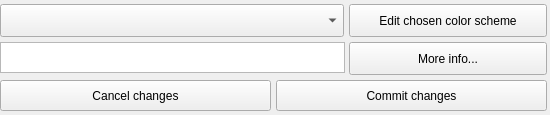
<?xml version="1.0" encoding="UTF-8"?>
<ui version="4.0">
 <class>Form</class>
 <widget class="QWidget" name="Form">
  <property name="geometry">
   <rect>
    <x>0</x>
    <y>0</y>
    <width>550</width>
    <height>115</height>
   </rect>
  </property>
  <property name="windowTitle">
   <string>Settings</string>
  </property>
  <widget class="QPushButton" name="cancelButton">
   <property name="geometry">
    <rect>
     <x>0</x>
     <y>80</y>
     <width>271</width>
     <height>31</height>
    </rect>
   </property>
   <property name="text">
    <string>Cancel changes</string>
   </property>
  </widget>
  <widget class="QPushButton" name="infoButton">
   <property name="geometry">
    <rect>
     <x>349</x>
     <y>42</y>
     <width>198</width>
     <height>33</height>
    </rect>
   </property>
   <property name="text">
    <string>More info...</string>
   </property>
  </widget>
  <widget class="QPushButton" name="editColorSchemeButton">
   <property name="geometry">
    <rect>
     <x>349</x>
     <y>4</y>
     <width>198</width>
     <height>33</height>
    </rect>
   </property>
   <property name="text">
    <string>Edit chosen color scheme</string>
   </property>
  </widget>
  <widget class="QTextBrowser" name="shortInfo">
   <property name="geometry">
    <rect>
     <x>0</x>
     <y>42</y>
     <width>345</width>
     <height>31</height>
    </rect>
   </property>
   <property name="font">
    <font>
     <pointsize>12</pointsize>
    </font>
   </property>
  </widget>
  <widget class="QPushButton" name="commitButton">
   <property name="geometry">
    <rect>
     <x>276</x>
     <y>80</y>
     <width>271</width>
     <height>31</height>
    </rect>
   </property>
   <property name="text">
    <string>Commit changes</string>
   </property>
  </widget>
  <widget class="QComboBox" name="colorSchemeChoice">
   <property name="geometry">
    <rect>
     <x>0</x>
     <y>4</y>
     <width>344</width>
     <height>33</height>
    </rect>
   </property>
  </widget>
 </widget>
 <resources/>
 <connections/>
</ui>
